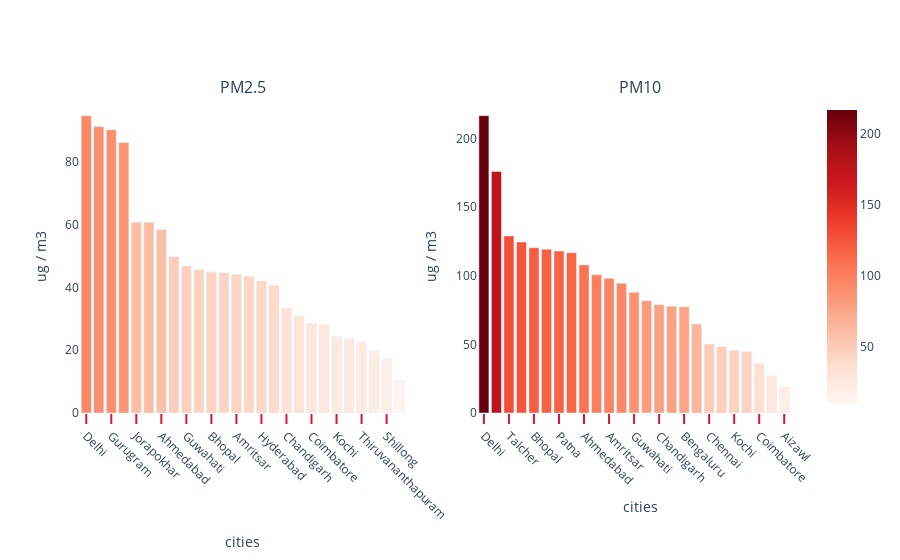

The notebook cell this image was saved under:
### Code cell
x2= city_day[['PM2.5','City']].groupby(["City"]).median().sort_values(by='PM2.5',ascending=False).reset_index()
x3 = city_day[['PM10','City']].groupby(["City"]).median().sort_values(by='PM10',ascending=False).reset_index()

from plotly.subplots import make_subplots
fig = make_subplots(
    rows=1, cols=2,
    subplot_titles=("PM2.5","PM10"))

fig.add_trace(go.Bar( y=x2['PM2.5'], x=x2["City"],  
                     marker=dict(color=x2['PM2.5'], coloraxis="coloraxis")),
              1, 1)


fig.add_trace(go.Bar( y=x3['PM10'], x=x3["City"],  
                     marker=dict(color=x3['PM10'], coloraxis="coloraxis")),
              1, 2)
fig.update_layout(coloraxis=dict(colorscale='reds'), showlegend=False,plot_bgcolor='white')
fig.update_xaxes(ticks="outside", tickwidth=2,tickangle=45, tickcolor='crimson', ticklen=10,title_text="cities")
fig.update_yaxes(title_text="ug / m3", row=1, col=1)
fig.update_yaxes(title_text="ug / m3", row=1, col=2)
fig.show()

### Figure 1 — Plotly figure (JSON) as saved in the notebook; plotly's stock layout.template omitted (floating-point values rounded to 4 significant figures)
{"data": [{"marker": {"color": [94.62, 91.12, 90.15, 86.09, 60.69, 60.63, 58.37, 49.75, 46.78, 45.55, 44.84, 44.64, 44.09, 43.55, 42, 40.61, 33.27, 30.92, 28.52, 28.02, 24.29, 23.74, 22.38, 19.76, 17.43, 10.48], "coloraxis": "coloraxis"}, "x": ["Delhi", "Patna", "Gurugram", "Lucknow", "Jorapokhar", "Brajrajnagar", "Ahmedabad", "Jaipur", "Guwahati", "Chennai", "Bhopal", "Talcher", "Amritsar", "Kolkata", "Hyderabad", "Visakhapatnam", "Chandigarh", "Bengaluru", "Coimbatore", "Amaravati", "Kochi", "Mumbai", "Thiruvananthapuram", "Ernakulam", "Shillong", "Aizawl"], "y": [94.62, 91.12, 90.15, 86.09, 60.69, 60.63, 58.37, 49.75, 46.78, 45.55, 44.84, 44.64, 44.09, 43.55, 42, 40.61, 33.27, 30.92, 28.52, 28.02, 24.29, 23.74, 22.38, 19.76, 17.43, 10.48], "type": "bar", "xaxis": "x", "yaxis": "y"}, {"marker": {"color": [216.7, 176.1, 129.1, 124.6, 120.5, 119.4, 118.0, 116.8, 108.0, 100.7, 98.09, 94.48, 87.97, 81.77, 78.94, 77.88, 77.36, 64.9, 50.25, 48.33, 45.66, 44.64, 36.22, 26.93, 18.96, null], "coloraxis": "coloraxis"}, "x": ["Delhi", "Gurugram", "Talcher", "Jorapokhar", "Bhopal", "Brajrajnagar", "Patna", "Jaipur", "Ahmedabad", "Visakhapatnam", "Amritsar", "Hyderabad", "Guwahati", "Kolkata", "Chandigarh", "Mumbai", "Bengaluru", "Amaravati", "Chennai", "Thiruvananthapuram", "Kochi", "Ernakulam", "Coimbatore", "Shillong", "Aizawl", "Lucknow"], "y": [216.7, 176.1, 129.1, 124.6, 120.5, 119.4, 118.0, 116.8, 108.0, 100.7, 98.09, 94.48, 87.97, 81.77, 78.94, 77.88, 77.36, 64.9, 50.25, 48.33, 45.66, 44.64, 36.22, 26.93, 18.96, null], "type": "bar", "xaxis": "x2", "yaxis": "y2"}], "layout": {"xaxis": {"anchor": "y", "domain": [0, 0.45], "title": {"text": "cities"}, "ticks": "outside", "tickwidth": 2, "tickangle": 45, "tickcolor": "crimson", "ticklen": 10, "type": "category", "range": [-0.5, 25.5], "autorange": true}, "yaxis": {"anchor": "x", "domain": [0, 1], "title": {"text": "ug / m3"}, "type": "linear", "range": [0, 99.6], "autorange": true}, "xaxis2": {"anchor": "y2", "domain": [0.55, 1], "title": {"text": "cities"}, "ticks": "outside", "tickwidth": 2, "tickangle": 45, "tickcolor": "crimson", "ticklen": 10, "type": "category", "range": [-0.5, 25.5], "autorange": true}, "yaxis2": {"anchor": "x2", "domain": [0, 1], "title": {"text": "ug / m3"}, "type": "linear", "range": [0, 228.1], "autorange": true}, "annotations": [{"font": {"size": 16}, "showarrow": false, "text": "PM2.5", "x": 0.225, "xanchor": "center", "xref": "paper", "y": 1, "yanchor": "bottom", "yref": "paper"}, {"font": {"size": 16}, "showarrow": false, "text": "PM10", "x": 0.775, "xanchor": "center", "xref": "paper", "y": 1, "yanchor": "bottom", "yref": "paper"}], "coloraxis": {"colorscale": [[0, "rgb(255,245,240)"], [0.125, "rgb(254,224,210)"], [0.25, "rgb(252,187,161)"], [0.375, "rgb(252,146,114)"], [0.5, "rgb(251,106,74)"], [0.625, "rgb(239,59,44)"], [0.75, "rgb(203,24,29)"], [0.875, "rgb(165,15,21)"], [1, "rgb(103,0,13)"]]}, "showlegend": false, "plot_bgcolor": "white", "autosize": true}}
